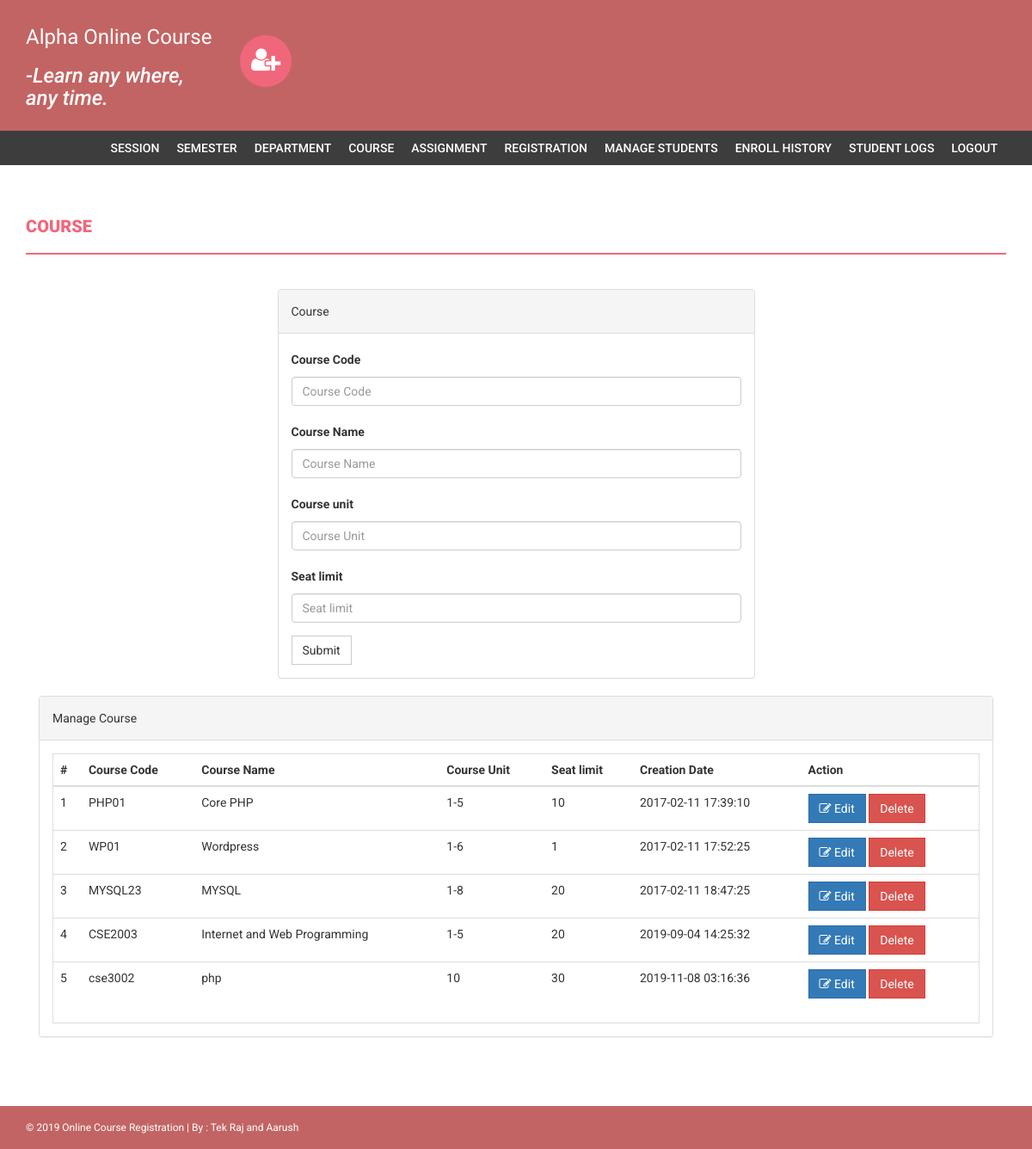
Page /admin/course.php (signed in) on the committed database.
### tables this page shows
CREATE TABLE `course` (
  `id` int(11) NOT NULL,
  `courseCode` varchar(255) DEFAULT NULL,
  `courseName` varchar(255) DEFAULT NULL,
  `courseUnit` varchar(255) DEFAULT NULL,
  `noofSeats` int(11) DEFAULT NULL,
  `creationDate` timestamp NULL DEFAULT CURRENT_TIMESTAMP,
  `updationDate` varchar(255) DEFAULT NULL
);

### admin/course.php (the view, shortened to what this page needs)
<?php
if(strlen($_SESSION['alogin'])==0)
    {
header('location:index.php');
}
else{
?>
<!DOCTYPE html>
<html xmlns="http://www.w3.org/1999/xhtml">
<head>
    <link href="assets/css/bootstrap.css" rel="stylesheet" />
    <link href="assets/css/font-awesome.css" rel="stylesheet" />
    <link href="assets/css/style.css" rel="stylesheet" />
</head>
<body>
<?php include('includes/header.php');?>
<?php if($_SESSION['alogin']!="")
{
 include('includes/menubar.php');
}
 ?>
    <div class="content-wrapper">
        <div class="container">
              <div class="row">
                    <div class="col-md-12">
                        <h1 class="page-head-line">Course  </h1>
                    </div>
                </div>
                <div class="row" >
                  <div class="col-md-3"></div>
                    <div class="col-md-6">
                        <div class="panel panel-default">
                        <div class="panel-heading">
                           Course
                        </div>
                        <div class="panel-body">
                       <form name="dept" method="post">
   <div class="form-group">
    <label for="coursecode">Course Code  </label>
    <input type="text" class="form-control" id="coursecode" name="coursecode" placeholder="Course Code" required />
  </div>
 <div class="form-group">
    <label for="coursename">Course Name  </label>
    <input type="text" class="form-control" id="coursename" name="coursename" placeholder="Course Name" required />
  </div>
<div class="form-group">
    <label for="courseunit">Course unit  </label>
    <input type="text" class="form-control" id="courseunit" name="courseunit" placeholder="Course Unit" required />
  </div>
<div class="form-group">
    <label for="seatlimit">Seat limit  </label>
    <input type="text" class="form-control" id="seatlimit" name="seatlimit" placeholder="Seat limit" required />
  </div>
 <button type="submit" name="submit" class="btn btn-default">Submit</button>
</form>
                            </div>
                            </div>
                    </div>
                </div>
                <div class="col-md-12">
                    <div class="panel panel-default">
                        <div class="panel-heading">
                            Manage Course
                        </div>
                        <div class="panel-body">
                            <div class="table-responsive table-bordered">
                                <table class="table">
                                    <thead>
                                        <tr>
                                            <th>#</th>
                                            <th>Course Code</th>
                                            <th>Course Name </th>
                                            <th>Course Unit</th>
                                            <th>Seat limit</th>
                                             <th>Creation Date</th>
                                             <th>Action</th>
                                        </tr>
                                    </thead>
                                    <tbody>
<?php
$sql=mysqli_query($con,"select * from course");
$cnt=1;
while($row=mysqli_fetch_array($sql))
{
?>
                                        <tr>
                                            <td><?php echo $cnt;?></td>
                                            <td><?php echo htmlentities($row['courseCode']);?></td>
                                            <td><?php echo htmlentities($row['courseName']);?></td>
                                            <td><?php echo htmlentities($row['courseUnit']);?></td>
                                             <td><?php echo htmlentities($row['noofSeats']);?></td>
                                            <td><?php echo htmlentities($row['creationDate']);?></td>
                                            <td>
                                            <a href="edit-course.php?id=<?php echo $row['id']?>">
<button class="btn btn-primary"><i class="fa fa-edit "></i> Edit</button> </a>
  <a href="course.php?id=<?php echo $row['id']?>&del=delete" onClick="return confirm('Are you sure you want to delete?')">
                                            <button class="btn btn-danger">Delete</button>
</a>
                                            </td>
                                        </tr>
<?php
$cnt++;
} ?>
                                    </tbody>
                                </table>
                            </div>
                        </div>
                    </div>
                </div>
            </div>
        </div>
  <?php include('includes/footer.php');?>
</body>
</html>
<?php } ?>

### admin/assets/css/style.css (style rules this page uses)
body { font-family: 'Roboto', sans-serif; line-height: 30px; }
.content-wrapper { margin-top: 40px; min-height: 600px; padding-bottom: 60px; }
.page-head-line { font-weight: 900; padding-bottom: 20px; border-bottom: 2px solid #F0677C; text-transform: uppercase; color: #F0677C; font-size: 20px; margin-bottom: 40px; }
.btn { border-radius: 0px; -webkit-border-radius: 0px; -moz-border-radius: 0px; }

### rows in the picture
course: courseCode "PHP01", courseName "Core PHP", courseUnit "1-5", noofSeats "10", creationDate "2017-02-11 17:39:10"
course: courseCode "WP01", courseName "Wordpress", courseUnit "1-6", noofSeats "1", creationDate "2017-02-11 17:52:25"
course: courseCode "MYSQL23", courseName "MYSQL", courseUnit "1-8", noofSeats "20", creationDate "2017-02-11 18:47:25"
course: courseCode "CSE2003", courseName "Internet and Web Programming", courseUnit "1-5", noofSeats "20", creationDate "2019-09-04 14:25:32"
course: courseCode "cse3002", courseName "php", courseUnit "10", noofSeats "30", creationDate "2019-11-08 03:16:36"
